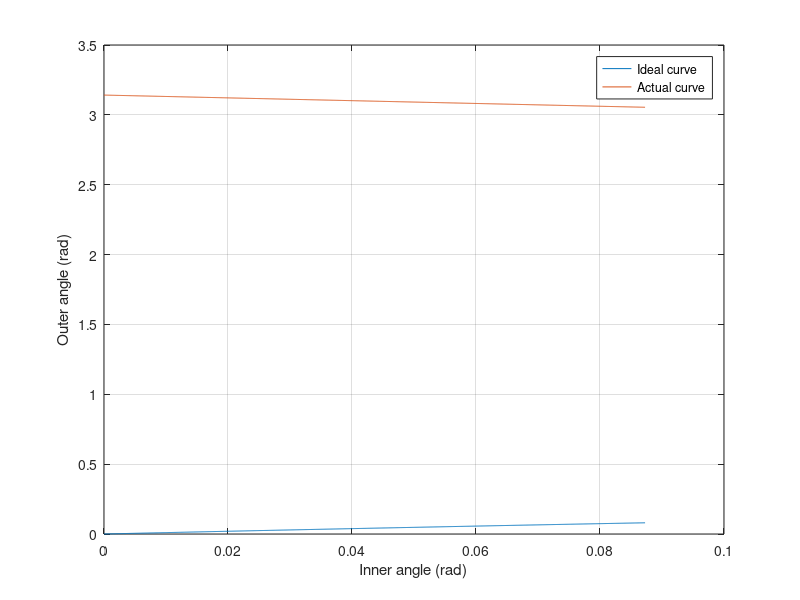

The MATLAB script that drew this image:
%%% Developed by Aditya Natu. Tested by Ankit Sharma. %%%

clc

a1=input('What is the initial inclination (degrees) of the imaginary line on the knuckle joining the pin joints connecting to the axle and tie rods? '); 
di=input('How much is max. turning angle for inner wheel (in degrees)? ');
w=input('How much is distance between two knuckle pins in mm? ');
c=input('How much is the distance between two axles in mm? '); 
r=input('What is the rack length  (joint to joint) in mm? ');
t=input('How much is the max. rack travel in either direction in mm? ');

Di=(pi*di)/180; 
Do=acot(cot(Di)+(w/c)); 
a=(pi*a1)/180; 

A = [1 2*sin(a - Di) 2*((w-r)/2 + t)*cos(a - Di); 1 2*sin(a + Do) 2*((w-r)/2 - t)*cos(a + Do); 1 2*sin(a) 2*((w-r)/2)*cos(a)];
B = [((w-r)/2 + t);((w-r)/2 - t);((w-r)/2)].^2;

Soln = A\B;

L = Soln(3);
D = Soln(2)/L;
M = sqrt(Soln(1) + D^2 + L^2);

fprintf('Steering arm length (straight-line distance between the joints connecting to the axle and tie rod) is %f mm \n', L);
fprintf('Tie rod length (joint to joint) is %f mm \n', M);
fprintf('Distance between the rack and the front axle is %f mm \n', D);

Ang_inn = linspace(0,Di,1000);
Ang_out_ideal = acot(w/c + cot(Ang_inn));

rack_travels = L*cos(a - Ang_inn) + sqrt(M^2 - (D - L*sin(a - Ang_inn)).^2) - (w-r)/2;
Bi = (w-r)/2 - rack_travels;

Ang_out_real = acos(Bi.*(Soln(3))./(sqrt((Soln(2)).^2 + (Bi.*Soln(3)).^2))) - a + acos((Bi.^2 - Soln(1))./(2*sqrt((Soln(2)).^2 + (Bi.*Soln(3)).^2)));

v=asin(D/(L+M));
md=(L+M)*cos(v)-((w-r)/2);

if t>md
    fprintf('This mechanism cannot be used');
else
    fprintf('This mechanism can be used');
end

figure
plot(Ang_inn, Ang_out_ideal)
hold on
plot(Ang_inn, Ang_out_real)
legend('Ideal curve','Actual curve');
xlabel('Inner angle (rad)');
ylabel('Outer angle (rad)');
hold off
grid on;
